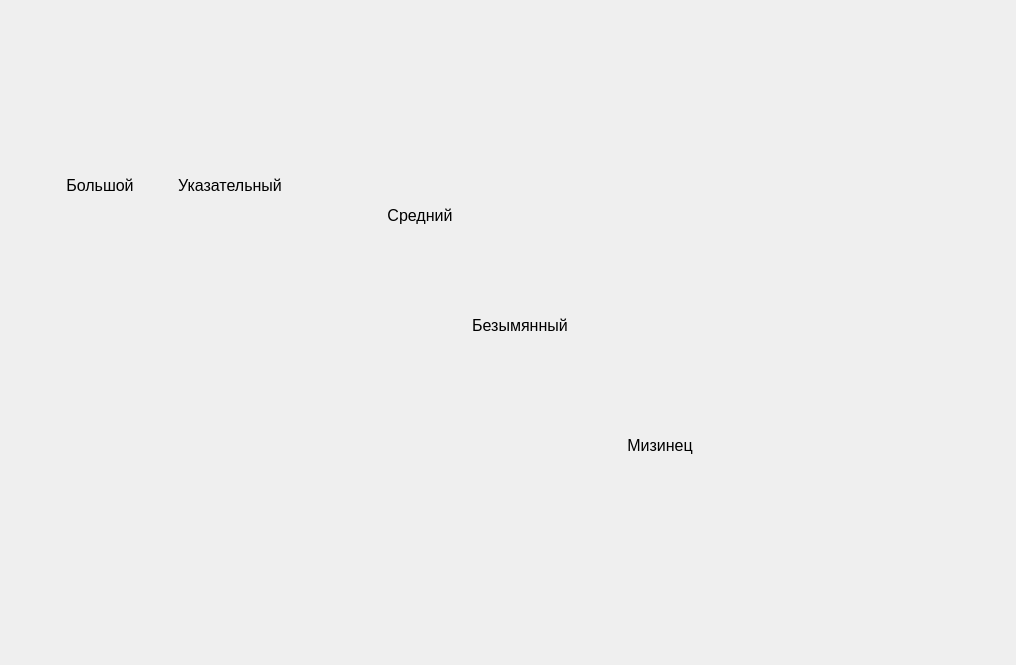
<?xml version="1.0" encoding="UTF-8"?>
<ui version="4.0">
 <class>MainWindow</class>
 <widget class="QMainWindow" name="MainWindow">
  <property name="geometry">
   <rect>
    <x>0</x>
    <y>0</y>
    <width>1016</width>
    <height>665</height>
   </rect>
  </property>
  <property name="windowTitle">
   <string>MainWindow</string>
  </property>
  <widget class="QWidget" name="centralwidget">
   <widget class="QLabel" name="label">
    <property name="geometry">
     <rect>
      <x>30</x>
      <y>160</y>
      <width>140</width>
      <height>50</height>
     </rect>
    </property>
    <property name="font">
     <font>
      <pointsize>12</pointsize>
     </font>
    </property>
    <property name="text">
     <string>Большой</string>
    </property>
    <property name="alignment">
     <set>Qt::AlignCenter</set>
    </property>
   </widget>
   <widget class="QLabel" name="label_2">
    <property name="geometry">
     <rect>
      <x>160</x>
      <y>160</y>
      <width>140</width>
      <height>50</height>
     </rect>
    </property>
    <property name="font">
     <font>
      <pointsize>12</pointsize>
     </font>
    </property>
    <property name="text">
     <string>Указательный</string>
    </property>
    <property name="alignment">
     <set>Qt::AlignCenter</set>
    </property>
   </widget>
   <widget class="QLabel" name="label_3">
    <property name="geometry">
     <rect>
      <x>350</x>
      <y>190</y>
      <width>140</width>
      <height>50</height>
     </rect>
    </property>
    <property name="font">
     <font>
      <pointsize>12</pointsize>
     </font>
    </property>
    <property name="text">
     <string>Средний</string>
    </property>
    <property name="alignment">
     <set>Qt::AlignCenter</set>
    </property>
   </widget>
   <widget class="QLabel" name="label_4">
    <property name="geometry">
     <rect>
      <x>450</x>
      <y>300</y>
      <width>140</width>
      <height>50</height>
     </rect>
    </property>
    <property name="font">
     <font>
      <pointsize>12</pointsize>
     </font>
    </property>
    <property name="text">
     <string>Безымянный</string>
    </property>
    <property name="alignment">
     <set>Qt::AlignCenter</set>
    </property>
   </widget>
   <widget class="QLabel" name="label_5">
    <property name="geometry">
     <rect>
      <x>590</x>
      <y>420</y>
      <width>140</width>
      <height>50</height>
     </rect>
    </property>
    <property name="font">
     <font>
      <pointsize>12</pointsize>
     </font>
    </property>
    <property name="text">
     <string>Мизинец</string>
    </property>
    <property name="alignment">
     <set>Qt::AlignCenter</set>
    </property>
   </widget>
  </widget>
 </widget>
 <resources/>
 <connections/>
</ui>
